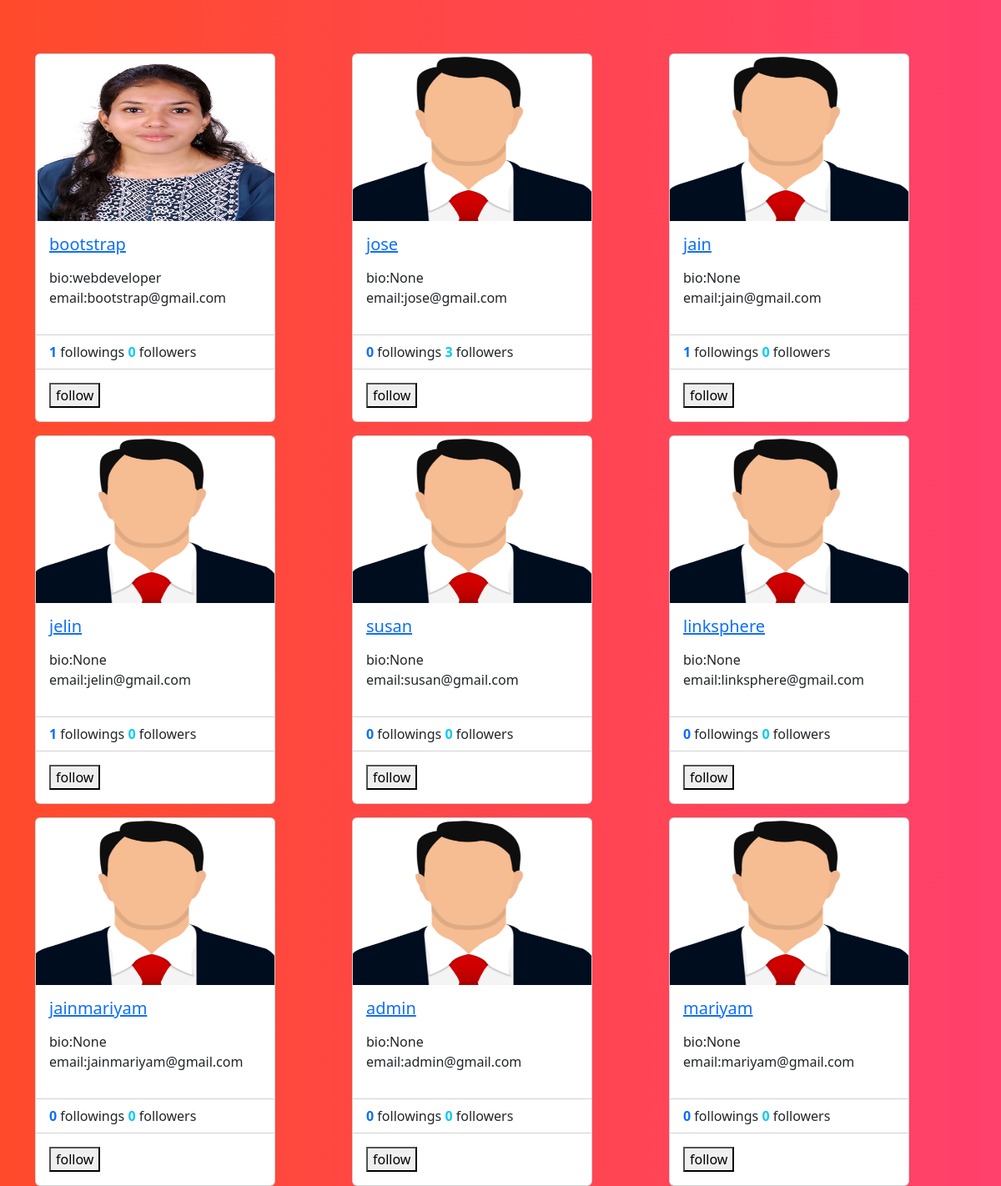
Screenshot of /profiles/all (signed in) with the database file from the repository.
### social/models.py (models this page shows)
class UserProfile(models.Model):
    user=models.OneToOneField(User,on_delete=models.CASCADE,related_name="profile")
    address=models.CharField(max_length=200,null=True)#(null true koduthathu...line 54 il userinte instance mathree koduthittullu...so baaki fields ippo venda athu null aaki)
    phone=models.CharField(max_length=200,null=True)
    profile_pic=models.ImageField(upload_to="profilepics",null=True,blank=True)
    dob=models.DateField(null=True)
    bio=models.CharField(max_length=200,null=True)
    following=models.ManyToManyField("self",related_name="followed_by",symmetrical=False,null=True)
    block=models.ManyToManyField("self",related_name="blocked",symmetrical=False,null=True)
    def __str__(self):
        return self.user.username

### social/views.py (the view)
# urls.py: path('profiles/all',views.ProfileListView.as_view(),name="profile-list"),
@method_decorator(decs,name="dispatch")
class ProfileListView(View):# ella userintem profile list cheyyan Dec 8
    def get(self,request,*args,**kwargs):
        qs=UserProfile.objects.all().exclude(user=request.user)# dec 11 login cheytha userinte profile kanathirikan vendi
        return render(request,"profile_list.html",{'data':qs})

### social/templates/profile_list.html (shortened to what this page needs)
<!DOCTYPE html>
{%load static%}
<html lang="en">
<head>
    <link href="https://cdn.jsdelivr.net/npm/bootstrap@5.3.2/dist/css/bootstrap.min.css" rel="stylesheet"
>
</head>
<body style="background: #FF416C;
    background: -webkit-linear-gradient(to right, #FF4B2B, #FF416C);
    background: linear-gradient(to right, #FF4B2B, #FF416C);">
    <div class="container">
        <div class="row mt-5">
            {%for profile in data%}
            <div class="col-4 mt-3">
                <div class="card" style="width: 18rem;">
                    {%if profile.profile_pic%}
                    <img src="{{profile.profile_pic.url}}" class="card-img-top" alt="..." height="200px">
                    {%else%}
                    <img src="{%static 'social/images/profilepic.png'%}" class="card-img-top" alt="..." height="200px">
                    {%endif%}
                    <div class="card-body">
                        <h5 class="card-title">
                            <a href="{%url 'profile-detail' profile.id%}">{{profile}}</a>
                        </h5>
                        <p class="card-text">
                        <div>
                            bio:{{profile.bio}}
                        </div>
                        <div>
                            email:{{profile.user.email}}
                        </div>
                        </p>
                    </div>
                    <ul class="list-group list-group-flush">
                        <li class="list-group-item">
                            <span class="fw-bold text-primary"> {{profile.following.count}}</span> followings
                            <span class="fw-bold text-info"> {{profile.followed_by.count}}</span> followers
                        </li>
                    </ul>
                    <div class="card-body">
                            <form action="{%url 'follow' profile.id%}" method="post">
                                {%if profile in request.user.profile.following.all%}
                                <button type="submit" name="action" value="unfollow">unfollow</button>
                                {%else%}
                                <button type="submit" name="action" value="follow">follow</button>
                                {%endif%}
                            </form>
                    </div>
                </div>
            </div>
            {%endfor%}
        </div>
    </div>
</body>
</html>

### rows the page displays
UserProfile: profile_pic (picture), user.username "bootstrap", bio "webdeveloper", user.email "bootstrap@gmail.com", following.count "1", followed_by.count "0"
UserProfile: user.username "jose", bio "None", user.email "jose@gmail.com", following.count "0", followed_by.count "3"
UserProfile: user.username "jain", bio "None", user.email "jain@gmail.com", following.count "1", followed_by.count "0"
UserProfile: user.username "jelin", bio "None", user.email "jelin@gmail.com", following.count "1", followed_by.count "0"
UserProfile: user.username "susan", bio "None", user.email "susan@gmail.com", following.count "0", followed_by.count "0"
UserProfile: user.username "linksphere", bio "None", user.email "linksphere@gmail.com", following.count "0", followed_by.count "0"
UserProfile: user.username "jainmariyam", bio "None", user.email "jainmariyam@gmail.com", following.count "0", followed_by.count "0"
UserProfile: user.username "admin", bio "None", user.email "admin@gmail.com", following.count "0", followed_by.count "0"
UserProfile: user.username "mariyam", bio "None", user.email "mariyam@gmail.com", following.count "0", followed_by.count "0"
